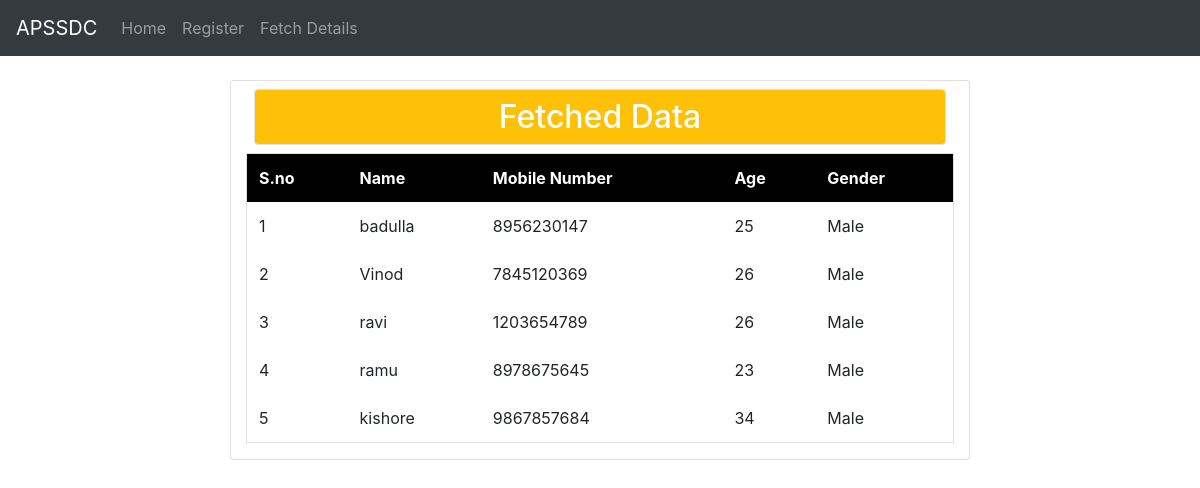
Page /ft/ on the committed database.
### DjangoForm/models.py (models this page shows)
class Register(models.Model):
	gender_choices = [('Male',"Male"),('FeMale',"FeMale")]
	name = models.CharField(max_length=200,null=True)
	mobile_no = models.CharField(max_length=10,null=True)
	age = models.IntegerField()
	gender = models.CharField(max_length =10,choices=gender_choices,null=True)

### DjangoForm/views.py (the view)
# urls.py: path('ft/',views.fetchall,name="ftc"),
def fetchall(request):
	t = Register.objects.all()
	return render(request,'DjangoForm/fetch.html',{'y':t})

### DjangoForm/templates/DjangoForm/fetch.html (shortened to what this page needs)
<!DOCTYPE html>
<html lang="en">
<head>
  <link rel="stylesheet" href="https://maxcdn.bootstrapcdn.com/bootstrap/4.5.2/css/bootstrap.min.css">
</head>
<body>
<nav class="navbar navbar-expand-sm bg-dark navbar-dark">
  <a class="navbar-brand" href="#">APSSDC</a>
  <ul class="navbar-nav">
    <li class="nav-item">
      <a class="nav-link" href="{% url 'hm' %}">Home</a>
    </li>
    <li class="nav-item">
      <a class="nav-link" href="{% url 'reg' %}">Register</a>
    </li>
    <li class="nav-item">
      <a class="nav-link" href="{% url 'ftc' %}">Fetch Details</a>
    </li>
  </ul>
</nav>
<div class="container">
  <div class="card col-md-8 mx-auto mt-4">
    <h2 class="bg-warning text-white text-center border rounded p-2 m-2">Fetched Data</h2>
    <table class="table table-borderless border rounded table-hover">
      <tr style="background-color: black;color:white">
        <th>S.no</th>
        <th>Name</th>
        <th>Mobile Number</th>
        <th>Age</th>
        <th>Gender</th>
      </tr>
        {% for j in y %}
        <tr>
        <td>{{forloop.counter}}</td>
        <td>{{j.name}}</td>
        <td>{{j.mobile_no}}</td>
        <td>{{j.age}}</td>
        <td>{{j.gender}}</td>
        </tr>
        {% endfor %}
    </table>
  </div>
</div>
</body>
</html>

### rows in the picture
Register: name "badulla", mobile_no "8956230147", age "25", gender "Male"
Register: name "Vinod", mobile_no "7845120369", age "26", gender "Male"
Register: name "ravi", mobile_no "1203654789", age "26", gender "Male"
Register: name "ramu", mobile_no "8978675645", age "23", gender "Male"
Register: name "kishore", mobile_no "9867857684", age "34", gender "Male"
